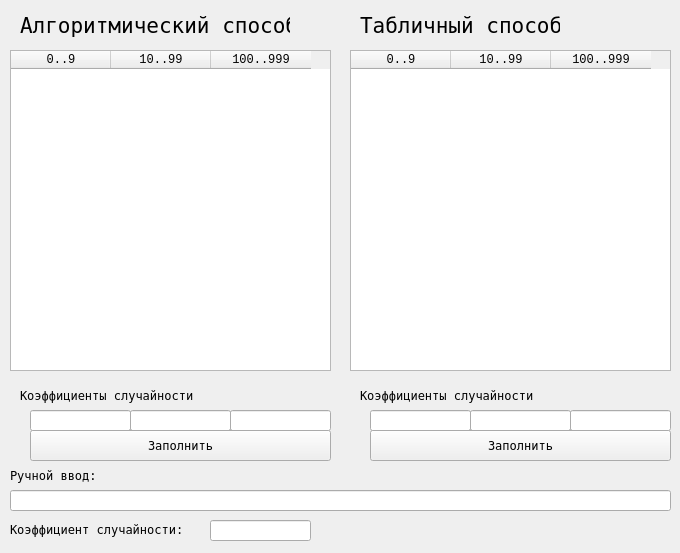
<?xml version="1.0" encoding="UTF-8"?>
<ui version="4.0">
 <class>mainWindow</class>
 <widget class="QMainWindow" name="mainWindow">
  <property name="geometry">
   <rect>
    <x>0</x>
    <y>0</y>
    <width>680</width>
    <height>553</height>
   </rect>
  </property>
  <property name="sizePolicy">
   <sizepolicy hsizetype="Fixed" vsizetype="Fixed">
    <horstretch>0</horstretch>
    <verstretch>0</verstretch>
   </sizepolicy>
  </property>
  <property name="windowTitle">
   <string>Оценка случайности</string>
  </property>
  <widget class="QWidget" name="centralwidget">
   <widget class="QLabel" name="label">
    <property name="geometry">
     <rect>
      <x>20</x>
      <y>10</y>
      <width>270</width>
      <height>30</height>
     </rect>
    </property>
    <property name="font">
     <font>
      <family>Andale Mono</family>
      <pointsize>16</pointsize>
     </font>
    </property>
    <property name="text">
     <string>Алгоритмический способ</string>
    </property>
   </widget>
   <widget class="QLabel" name="label_2">
    <property name="geometry">
     <rect>
      <x>360</x>
      <y>10</y>
      <width>200</width>
      <height>30</height>
     </rect>
    </property>
    <property name="font">
     <font>
      <family>Andale Mono</family>
      <pointsize>16</pointsize>
     </font>
    </property>
    <property name="text">
     <string>Табличный способ</string>
    </property>
   </widget>
   <widget class="QTableWidget" name="alg_table">
    <property name="geometry">
     <rect>
      <x>10</x>
      <y>50</y>
      <width>321</width>
      <height>321</height>
     </rect>
    </property>
    <property name="sizePolicy">
     <sizepolicy hsizetype="Fixed" vsizetype="Expanding">
      <horstretch>0</horstretch>
      <verstretch>0</verstretch>
     </sizepolicy>
    </property>
    <property name="font">
     <font>
      <family>Courier New</family>
     </font>
    </property>
    <property name="verticalScrollBarPolicy">
     <enum>Qt::ScrollBarAlwaysOff</enum>
    </property>
    <property name="horizontalScrollBarPolicy">
     <enum>Qt::ScrollBarAlwaysOff</enum>
    </property>
    <property name="autoScroll">
     <bool>false</bool>
    </property>
    <property name="editTriggers">
     <set>QAbstractItemView::NoEditTriggers</set>
    </property>
    <property name="rowCount">
     <number>0</number>
    </property>
    <property name="columnCount">
     <number>3</number>
    </property>
    <attribute name="horizontalHeaderVisible">
     <bool>true</bool>
    </attribute>
    <attribute name="verticalHeaderVisible">
     <bool>true</bool>
    </attribute>
    <column>
     <property name="text">
      <string>0..9</string>
     </property>
    </column>
    <column>
     <property name="text">
      <string>10..99</string>
     </property>
    </column>
    <column>
     <property name="text">
      <string>100..999</string>
     </property>
    </column>
   </widget>
   <widget class="QTableWidget" name="table_table">
    <property name="geometry">
     <rect>
      <x>350</x>
      <y>50</y>
      <width>321</width>
      <height>321</height>
     </rect>
    </property>
    <property name="font">
     <font>
      <family>Courier New</family>
     </font>
    </property>
    <property name="verticalScrollBarPolicy">
     <enum>Qt::ScrollBarAlwaysOff</enum>
    </property>
    <property name="horizontalScrollBarPolicy">
     <enum>Qt::ScrollBarAlwaysOff</enum>
    </property>
    <property name="autoScroll">
     <bool>false</bool>
    </property>
    <property name="editTriggers">
     <set>QAbstractItemView::NoEditTriggers</set>
    </property>
    <property name="rowCount">
     <number>0</number>
    </property>
    <property name="columnCount">
     <number>3</number>
    </property>
    <column>
     <property name="text">
      <string>0..9</string>
     </property>
    </column>
    <column>
     <property name="text">
      <string>10..99</string>
     </property>
    </column>
    <column>
     <property name="text">
      <string>100..999</string>
     </property>
    </column>
   </widget>
   <widget class="QLabel" name="label_3">
    <property name="geometry">
     <rect>
      <x>20</x>
      <y>380</y>
      <width>241</width>
      <height>30</height>
     </rect>
    </property>
    <property name="font">
     <font>
      <family>Andale Mono</family>
     </font>
    </property>
    <property name="text">
     <string>Коэффициенты случайности</string>
    </property>
   </widget>
   <widget class="QLabel" name="label_4">
    <property name="geometry">
     <rect>
      <x>360</x>
      <y>380</y>
      <width>241</width>
      <height>30</height>
     </rect>
    </property>
    <property name="font">
     <font>
      <family>Andale Mono</family>
     </font>
    </property>
    <property name="text">
     <string>Коэффициенты случайности</string>
    </property>
   </widget>
   <widget class="QLineEdit" name="meas_alg_1">
    <property name="geometry">
     <rect>
      <x>30</x>
      <y>410</y>
      <width>101</width>
      <height>21</height>
     </rect>
    </property>
    <property name="font">
     <font>
      <family>Courier New</family>
     </font>
    </property>
    <property name="readOnly">
     <bool>true</bool>
    </property>
   </widget>
   <widget class="QLineEdit" name="meas_alg_2">
    <property name="geometry">
     <rect>
      <x>130</x>
      <y>410</y>
      <width>101</width>
      <height>21</height>
     </rect>
    </property>
    <property name="font">
     <font>
      <family>Courier New</family>
     </font>
    </property>
    <property name="readOnly">
     <bool>true</bool>
    </property>
   </widget>
   <widget class="QLineEdit" name="meas_alg_3">
    <property name="geometry">
     <rect>
      <x>230</x>
      <y>410</y>
      <width>101</width>
      <height>21</height>
     </rect>
    </property>
    <property name="font">
     <font>
      <family>Courier New</family>
     </font>
    </property>
    <property name="readOnly">
     <bool>true</bool>
    </property>
   </widget>
   <widget class="QLineEdit" name="meas_table_3">
    <property name="geometry">
     <rect>
      <x>570</x>
      <y>410</y>
      <width>101</width>
      <height>21</height>
     </rect>
    </property>
    <property name="font">
     <font>
      <family>Courier New</family>
     </font>
    </property>
    <property name="readOnly">
     <bool>true</bool>
    </property>
   </widget>
   <widget class="QLineEdit" name="meas_table_1">
    <property name="geometry">
     <rect>
      <x>370</x>
      <y>410</y>
      <width>101</width>
      <height>21</height>
     </rect>
    </property>
    <property name="font">
     <font>
      <family>Courier New</family>
     </font>
    </property>
    <property name="readOnly">
     <bool>true</bool>
    </property>
   </widget>
   <widget class="QLineEdit" name="meas_table_2">
    <property name="geometry">
     <rect>
      <x>470</x>
      <y>410</y>
      <width>101</width>
      <height>21</height>
     </rect>
    </property>
    <property name="font">
     <font>
      <family>Courier New</family>
     </font>
    </property>
    <property name="readOnly">
     <bool>true</bool>
    </property>
   </widget>
   <widget class="QPushButton" name="fill_alg">
    <property name="geometry">
     <rect>
      <x>30</x>
      <y>430</y>
      <width>301</width>
      <height>31</height>
     </rect>
    </property>
    <property name="font">
     <font>
      <family>Andale Mono</family>
     </font>
    </property>
    <property name="text">
     <string>Заполнить</string>
    </property>
   </widget>
   <widget class="QPushButton" name="fill_table">
    <property name="geometry">
     <rect>
      <x>370</x>
      <y>430</y>
      <width>301</width>
      <height>31</height>
     </rect>
    </property>
    <property name="font">
     <font>
      <family>Andale Mono</family>
     </font>
    </property>
    <property name="text">
     <string>Заполнить</string>
    </property>
   </widget>
   <widget class="QLabel" name="label_5">
    <property name="geometry">
     <rect>
      <x>10</x>
      <y>460</y>
      <width>241</width>
      <height>30</height>
     </rect>
    </property>
    <property name="font">
     <font>
      <family>Andale Mono</family>
     </font>
    </property>
    <property name="text">
     <string>Ручной ввод:</string>
    </property>
   </widget>
   <widget class="QLineEdit" name="manual_input">
    <property name="geometry">
     <rect>
      <x>10</x>
      <y>490</y>
      <width>661</width>
      <height>21</height>
     </rect>
    </property>
    <property name="font">
     <font>
      <family>Courier New</family>
     </font>
    </property>
    <property name="text">
     <string/>
    </property>
   </widget>
   <widget class="QLabel" name="label_6">
    <property name="geometry">
     <rect>
      <x>10</x>
      <y>519</y>
      <width>241</width>
      <height>21</height>
     </rect>
    </property>
    <property name="font">
     <font>
      <family>Andale Mono</family>
     </font>
    </property>
    <property name="text">
     <string>Коэффициент случайности:</string>
    </property>
   </widget>
   <widget class="QLineEdit" name="meas_manual">
    <property name="geometry">
     <rect>
      <x>210</x>
      <y>520</y>
      <width>101</width>
      <height>21</height>
     </rect>
    </property>
    <property name="font">
     <font>
      <family>Courier New</family>
     </font>
    </property>
    <property name="readOnly">
     <bool>true</bool>
    </property>
   </widget>
  </widget>
 </widget>
 <resources/>
 <connections/>
</ui>
